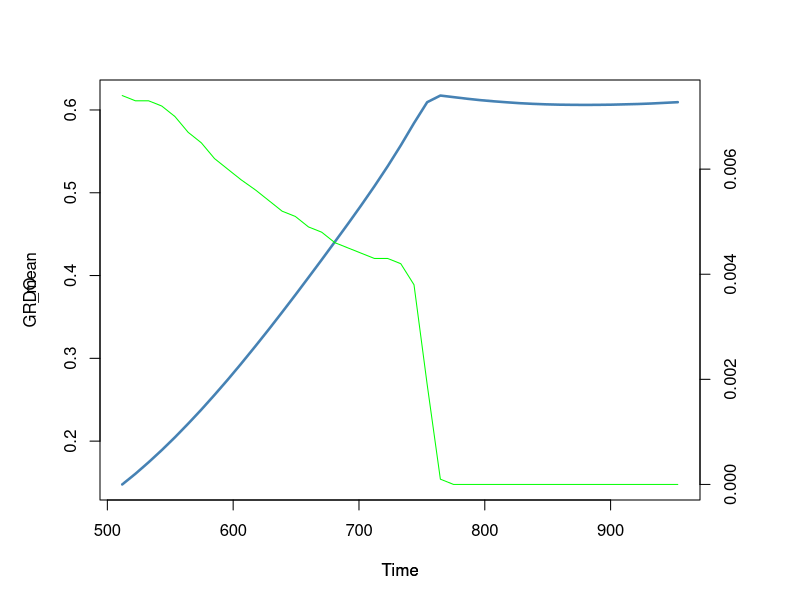

Write the R code that produced this figure.
## ---- chunk 1
library(ggplot2)
library(reshape)


# reading the data
GR <- read.csv("Berthomieux2012/mainTextData/msb201270-df3A.txt",
               skip=5,header = FALSE)
GR <- GR[,c(1,6:7)]
names(GR) <- c("Time","GR_mean","GR_std")

DO <- read.csv("Berthomieux2012/mainTextData/msb201270-df3A.txt",
               skip = 52,header = FALSE)
names(DO) <- c("Time","DO")


par(mar=c(5,5,4,5))
with(DO, plot(Time,DO,type="l",col="steelblue",lwd=2.5))
par(new=TRUE)
with(GR, plot(Time, GR_mean,axes = FALSE,col="green",type = "l"))
axis(side=4)
